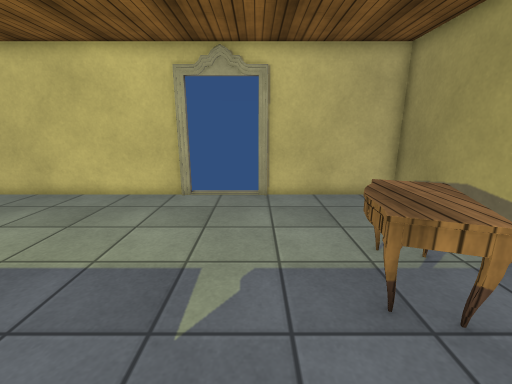
[1] (above)

12 first-person views from a walk through a 3-D level made in the Unity game engine. The camera is 1.4 m above the floor, tilts 14° down and sees 90° across. Doors are open. The floor is counted in squares, 0.5 m on a side. Each view is taken from the middle of a square. On the plan, view 1 faces up. The plan holds only what a view shows up to about 19 squares ahead; the rest is blank. The player character is not drawn. Some animated figures are left out. Some surface patterns are stand-ins.

[2]
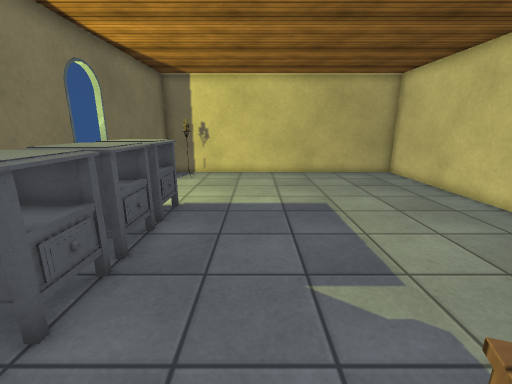

[3]
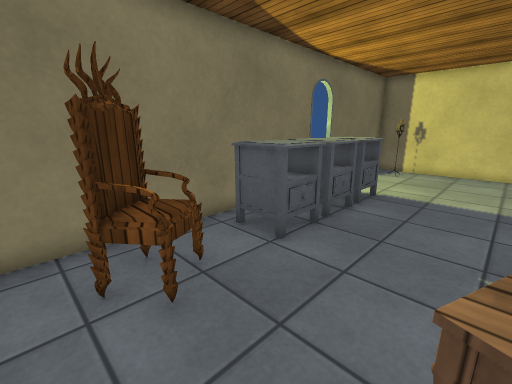

[4]
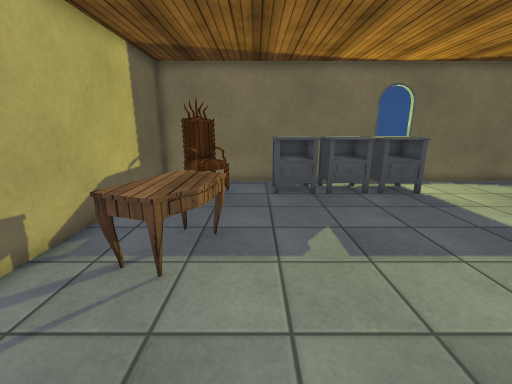

[5]
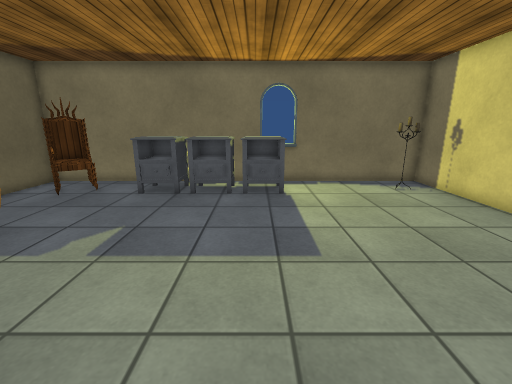

[6]
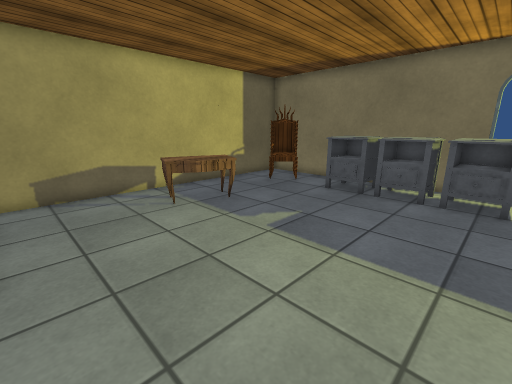

[7]
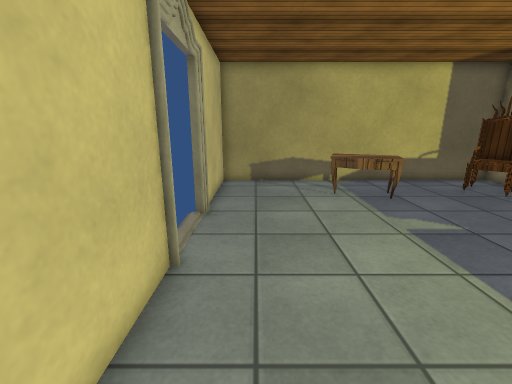

[8]
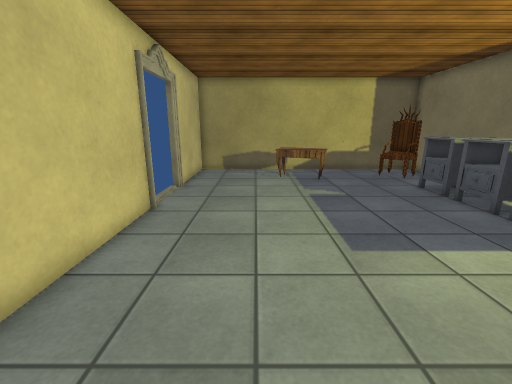

[9]
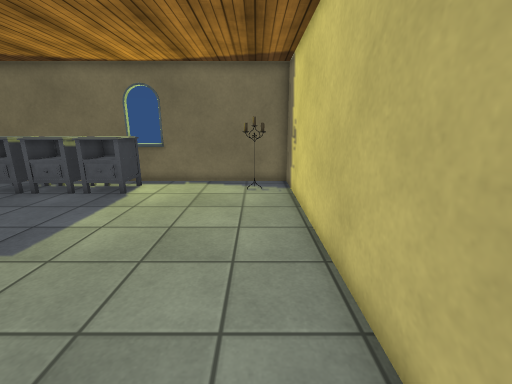

[10]
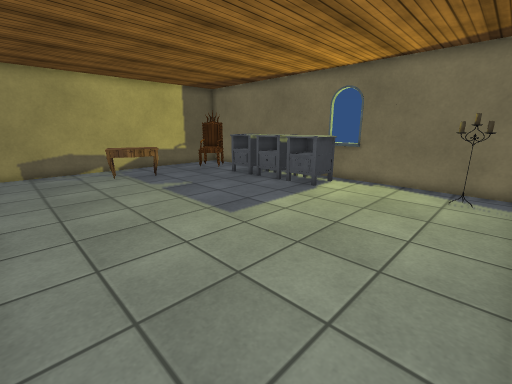

[11]
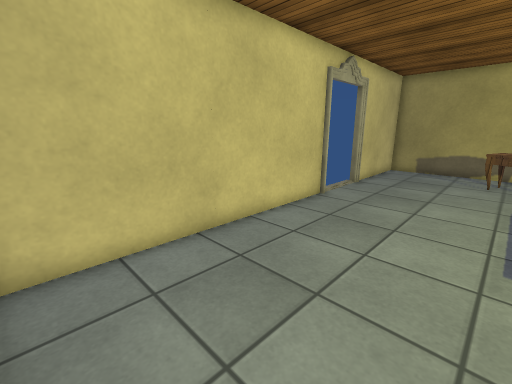

[12]
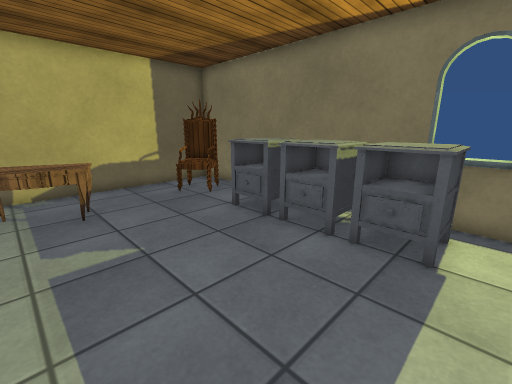

### Floor plan
Points are (right, up) in squares from view 1. A wall is a line through its corners. A room is listed if a view was taken in it or the views show most of it. See-through windows are left out.
Room 1 (views 1, 2, 3, 4, 5, 6, 7, 8, 9, 10, 11, 12)
walls: (-2.8, 10.8) (-3.2, 10.5); (-2.8, 10.8) (-13.7, 10.8) (-13.7, -3.7) (-5.6, -3.7); (-5.4, -3.7) (5.9, -3.7) (5.9, 10.8) (0.1, 10.8)
low walls: (-7.1, -3.5) (-5.9, -3.5)
ways out: open door at (-1.5, 11); gap at (-13, -2); gap at (3, -3)
objects: other object (-12, -2) to (-11, -2); other object (-6, -3) to (-5, -1); other object (-4, -3) to (-3, -1); other object (-2, -3) to (0, -1); chair (2, -2) to (4, -1); desk (2, 3) to (4, 6)

Positions as (right, up) in squares from view 1, and headings:
1: (0, 0), facing up
2: (3, 2), facing left
3: (5, 3), facing down-left
4: (1, 10), facing down
5: (-5, 10), facing down
6: (-6, 10), facing down-right
7: (-8, 9), facing right
8: (-12, 7), facing right
9: (-12, 10), facing down
10: (-13, 10), facing down-right
11: (-13, 5), facing up-right
12: (-7, 5), facing down-right
